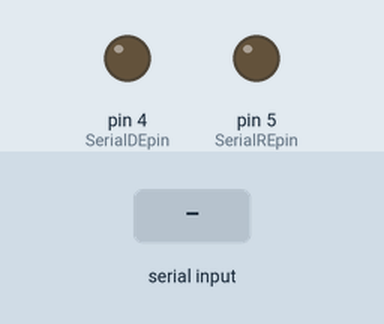
Bench run of a sketch on a simulated Arduino Uno, built with avr-gcc and run on an emulated ATmega328P. Parts: output pins drawn as LEDs (lit = HIGH). Inputs (shaded band) come from the test bench. What the sketch prints to the serial monitor is not drawn.

Above: at 1.2 s.
1.3 s: "90,45\n" received over the second serial link
Timing chart, 0 to 41.5 s (numbered marks = the images above; inputs shaded):
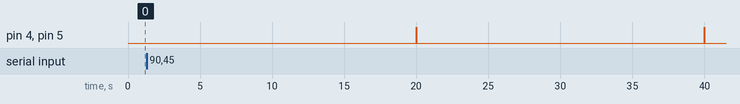

The sketch:

brendanSweeney_tutorial.ino
```cpp
#include <SoftwareSerial.h>


SoftwareSerial RS485Serial(6, 7); // RX, TX

//RS485 Communication control pins
#define SerialDEpin 4
#define SerialREpin 5

// Values used for RS485 communication control
#define READ 0
#define WRITE 1

const char endChar = '\r';

#define sentenceSize 128
char sentence[sentenceSize];

// Helper function for changing both RS485 comm pins
// to receive or transmit
void RS485Mode(bool mode) {
  digitalWrite(SerialDEpin, mode);
  digitalWrite(SerialREpin, mode);
}

void setup() {
  // Serial to RS485:
  RS485Serial.begin(9600);
  // Serial to USB for debugging
  Serial.begin(9600);

  //RS485 Communication control pins
  pinMode(SerialDEpin, OUTPUT);
  pinMode(SerialREpin, OUTPUT);
  RS485Mode(READ);
}


// Used to cycle through messages for Serial.write()
// It seems that Pfeiffer TC 110 only accepts one message per Serial.write()
// or the RS485 r/w timing is slightly off,
// thus queryTurn cycles through messages
int queryTurn = 0;

bool newData = false;

unsigned long lastCheckMillis = 0;
int interval = 20000;

void loop() {
  // Current runtime in ms
  // Sending of serial messages, LCD value refresh, and "blank" LCD (no new data)
  // depend on independent update intervals
  unsigned long currentMillis = millis();
  // Only one message can be sent at a time to the pump drive it seems
  // Also, less than or greater than ~20s delay seems to either not send the message
  // or not give enough time to receive
  if (currentMillis - lastCheckMillis > interval) {
    RS485Mode(WRITE);
    if (queryTurn == 0) {
      //[P:309] ActualSpd, 0010030902=?112\r
      RS485Serial.write("0010030902=?107");
      RS485Serial.write(endChar);
      queryTurn++;
    } else if (queryTurn == 1) {
      //[P:346] TempMotor, 0010034602=?108\r
      RS485Serial.write("0010034602=?108");
      RS485Serial.write(endChar);
      queryTurn++;
    } else if (queryTurn == 2) {
      //[P:316] DrvPower, 0010031602=?105\r
      RS485Serial.write("0010031602=?105");
      RS485Serial.write(endChar);
      queryTurn = 0;
    }
    // Delay to allow outgoing serial buffer to clear before
    // switching back to read from RS485
    // More or less corresponds to length of char array sent
    delay(17);
    RS485Mode(READ);
    lastCheckMillis = currentMillis;
  }

  readSerial(currentMillis);
  //Serial.print(sentence);
  //Serial.println();
}

void readSerial(unsigned long currentMillis) {
  RS485Mode(READ);
  if (RS485Serial.available()) {
    static int i = 0;
    char ch = RS485Serial.read();
    Serial.println((uint8_t)ch, HEX);
    if (ch != endChar && ch != -1 && i < sentenceSize - 1) {
      sentence[i] = ch;
      i++;
    }
    else if (ch == endChar || i == sentenceSize - 1) {
      sentence[i] = '\0';
      i++;
      while (i < sentenceSize) {
        sentence[i] = '\0';
        i++;
      }
      i = 0;


    }
  }
}

// Sums ASCII values for chars in a char string
int asciisum(int st, int en) {
  int asciitotal = 0;
  for (int i = st; i <= en; i++) {
    asciitotal = asciitotal + sentence[i];
  }
  return asciitotal;
}

// Makes sure all parameters included in message through the data
// section equal the checksum value passed at the end of the received message
bool validCheckSum(char sentence[]) {
  char checksum[4];
  strncpy(checksum, sentence + 16, 3);
  //checksum[3] = '\0';
  int intchecksum = atoi(checksum);
  int modulo = asciisum(0, 15) % 256;
  return (intchecksum == modulo);
}
```

Measured:
- by itself, pin 4 (SerialDEpin), pin 5 (SerialREpin): alternates HIGH for 0.03 s and LOW for 20.0 s
